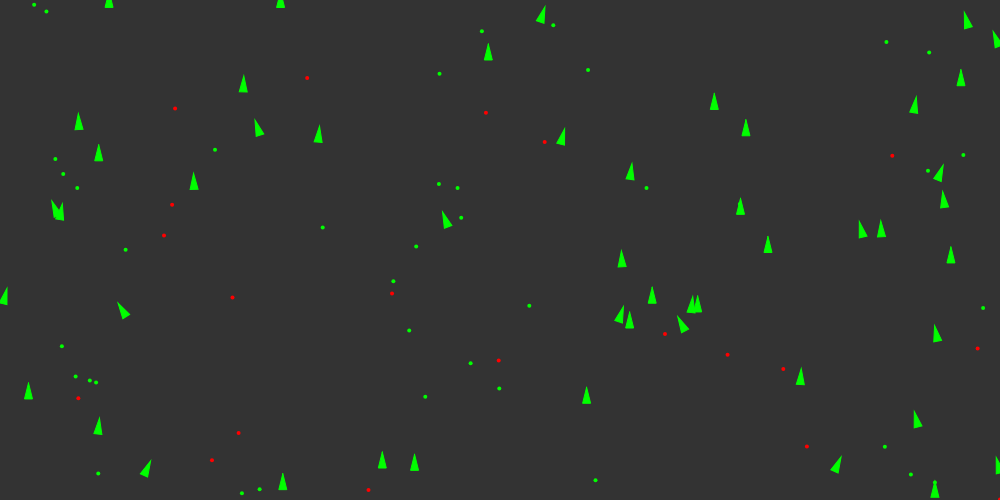
Frame 1 (no input)
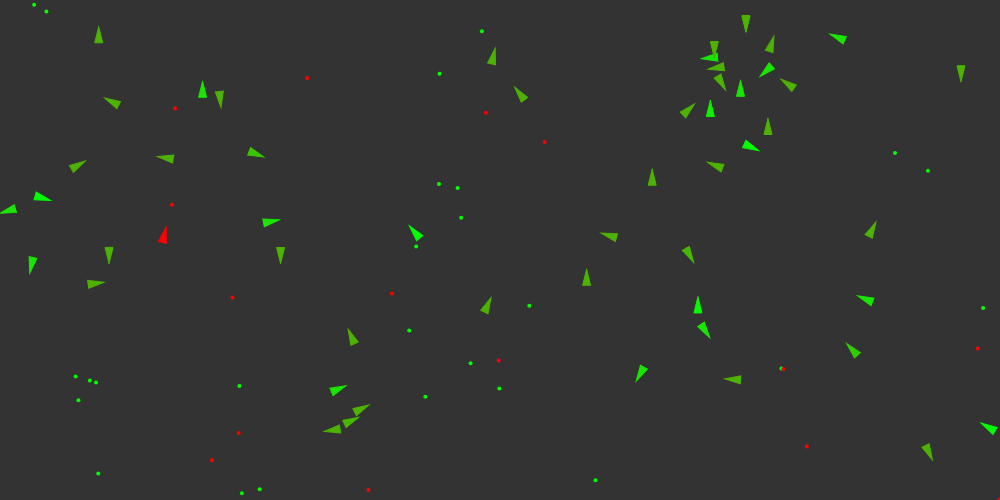
Frame 60 (no input)
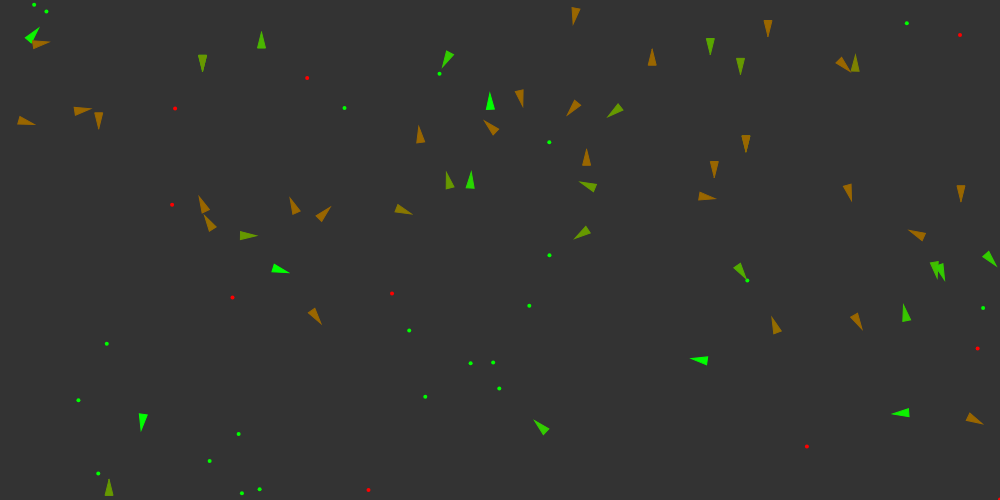
Frame 120 (the mouse pressed at the canvas centre since frame 60)

The p5.js sketch that drew these frames (run headless with seeded random() and noise() and a simulated clock; from frame 60 on, the mouse is pressed at the canvas centre):

// p5.js sketch
// ── sketch.js
var vehicles = [];
var food = [];
var poison = [];

var debug;

function setup() {
  createCanvas(1000, 500);
  for (var i = 0; i < 50; i++) {
    var x = random(width);
    var y = random(height);
    vehicles[i] = new Vehicle(x, y);
  }

  for (var i = 0; i < 40; i++) {
    var x = random(width);
    var y = random(height);
    food.push(createVector(x, y));
  }

  for (var i = 0; i < 20; i++) {
    var x = random(width);
    var y = random(height);
    poison.push(createVector(x, y));
  }

  debug = createCheckbox();




}

function mouseDragged() {
  vehicles.push(new Vehicle(mouseX, mouseY));
}

function draw() {
  background(51);

  if (random(1) < 0.1) {
    var x = random(width);
    var y = random(height);
    food.push(createVector(x, y));
  }

  if (random(1) < 0.01) {
    var x = random(width);
    var y = random(height);
    poison.push(createVector(x, y));
  }


  for (var i = 0; i < food.length; i++) {
    fill(0, 255, 0);
    noStroke();
    ellipse(food[i].x, food[i].y, 4, 4);
  }

  for (var i = 0; i < poison.length; i++) {
    fill(255, 0, 0);
    noStroke();
    ellipse(poison[i].x, poison[i].y, 4, 4);
  }

  for (var i = vehicles.length - 1; i >= 0; i--) {
    vehicles[i].boundaries();
    vehicles[i].behaviors(food, poison);
    vehicles[i].update();
    vehicles[i].display();

    var newVehicle = vehicles[i].clone();
    if (newVehicle != null) {
      vehicles.push(newVehicle);
    }

    if (vehicles[i].dead()) {
      var x = vehicles[i].position.x;
      var y = vehicles[i].position.y;
      food.push(createVector(x, y));
      vehicles.splice(i, 1);
    }

  }
}

// ── vehicle.js
var mr = 0.01;

function Vehicle(x, y, dna) {
  this.acceleration = createVector(0, 0);
  this.velocity = createVector(0, -2);
  this.position = createVector(x, y);
  this.r = 4;
  this.maxspeed = 5;
  this.maxforce = 0.5;

  this.health = 1;

  this.dna = [];
  if (dna === undefined) {
    this.dna[0] = random(-2, 2);
    this.dna[1] = random(-2, 2);
    this.dna[2] = random(0, 100);
    this.dna[3] = random(0, 100);
  } else {
    this.dna[0] = dna[0];
    if (random(1) < mr) {
      this.dna[0] += random(-0.1, 0.1);
    }
    this.dna[1] = dna[1];
    if (random(1) < mr) {
      this.dna[1] += random(-0.1, 0.1);
    }
    this.dna[2] = dna[2];
    if (random(1) < mr) {
      this.dna[2] += random(-10, 10);
    }
    this.dna[3] = dna[3];
    if (random(1) < mr) {
      this.dna[3] += random(-10, 10);
    }
  }

  this.update = function() {

    this.health -= 0.005;

    this.velocity.add(this.acceleration);
    this.velocity.limit(this.maxspeed);
    this.position.add(this.velocity);
    this.acceleration.mult(0);
  }

  this.applyForce = function(force) {
    this.acceleration.add(force);
  }

  this.behaviors = function(good, bad) {
    var steerG = this.eat(good, 0.2, this.dna[2]);
    var steerB = this.eat(bad, -1, this.dna[3]);

    steerG.mult(this.dna[0]);
    steerB.mult(this.dna[1]);

    this.applyForce(steerG);
    this.applyForce(steerB);
  }

  this.clone = function() {
    if (random(1) < 0.002) {
      return new Vehicle(this.position.x, this.position.y, this.dna);
    } else {
      return null;
    }
  }

  this.eat = function(list, nutrition, perception) {
    var record = Infinity;
    var closest = null;
    for (var i = list.length - 1; i >= 0; i--) {
      var d = this.position.dist(list[i]);

      if (d < this.maxspeed) {
        list.splice(i, 1);
        this.health += nutrition;
      } else {
        if (d < record && d < perception) {
          record = d;
          closest = list[i];
        }
      }
    }


    if (closest != null) {
      return this.seek(closest);
    }

    return createVector(0, 0);
  }

  this.seek = function(target) {

    var desired = p5.Vector.sub(target, this.position); // A vector pointing from the location to the target

    desired.setMag(this.maxspeed);

    var steer = p5.Vector.sub(desired, this.velocity);
    steer.limit(this.maxforce); // Limit to maximum steering force

    return steer;
  }

  this.dead = function() {
    return (this.health < 0)
  }

  this.display = function() {
    var angle = this.velocity.heading() + PI / 2;

    push();
    translate(this.position.x, this.position.y);
    rotate(angle);


    if (debug.checked()) {
      strokeWeight(3);
      stroke(0, 255, 0);
      noFill();
      line(0, 0, 0, -this.dna[0] * 25);
      strokeWeight(2);
      ellipse(0, 0, this.dna[2] * 2);
      stroke(255, 0, 0);
      line(0, 0, 0, -this.dna[1] * 25);
      ellipse(0, 0, this.dna[3] * 2);
    }

    var gr = color(0, 255, 0);
    var rd = color(255, 0, 0);
    var col = lerpColor(rd, gr, this.health);

    fill(col);
    stroke(col);
    strokeWeight(1);
    beginShape();
    vertex(0, -this.r * 2);
    vertex(-this.r, this.r * 2);
    vertex(this.r, this.r * 2);
    endShape(CLOSE);

    pop();
  }


  this.boundaries = function() {
    var d = 25;

    var desired = null;

    if (this.position.x < d) {
      desired = createVector(this.maxspeed, this.velocity.y);
    } else if (this.position.x > width - d) {
      desired = createVector(-this.maxspeed, this.velocity.y);
    }

    if (this.position.y < d) {
      desired = createVector(this.velocity.x, this.maxspeed);
    } else if (this.position.y > height - d) {
      desired = createVector(this.velocity.x, -this.maxspeed);
    }

    if (desired !== null) {
      desired.normalize();
      desired.mult(this.maxspeed);
      var steer = p5.Vector.sub(desired, this.velocity);
      steer.limit(this.maxforce);
      this.applyForce(steer);
    }
  }
}
